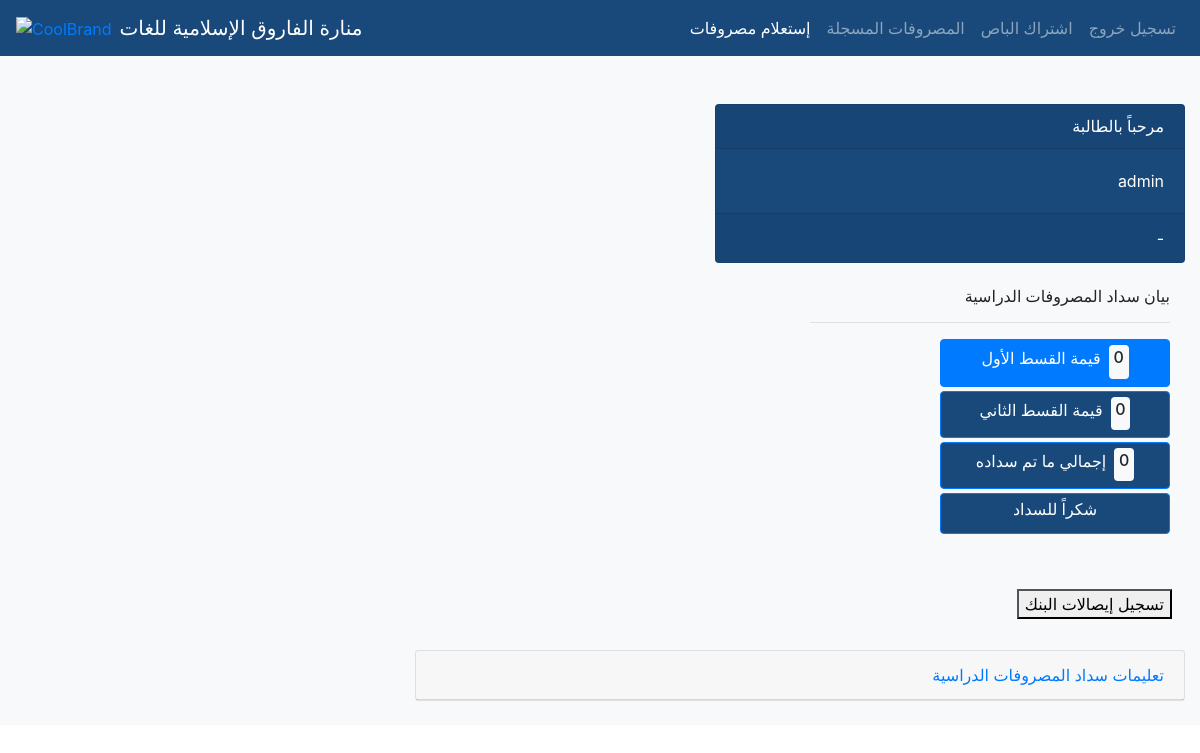
Screenshot of /fees/dashboard/ (signed in) with the database file from the repository.
### account/models.py (models this page shows, shortened)
class Student(AbstractBaseUser, PermissionsMixin):
    SCHOOL_CHOICES = (
        (None, ""),
        ('بنين', 'بنين'),
        ('بنات', 'بنات'),
    )
    GRADE_CHOICES = (
        (None, ""),
        ('KG1', 'KG1'),
        ('KG2', 'KG2'),
        ('الأول الابتدائي', 'الأول الابتدائي'),
        ('الثاني الابتدائي', 'الثاني الابتدائي'),
        ('الثالث الابتدائي', 'الثالث الابتدائي'),
        ('الرابع الابتدائي', 'الرابع الابتدائي'),
        ('الخامس الابتدائي', 'الخامس الابتدائي'),
        ('الخامس الابتدائي', 'الخامس الابتدائي'),
        ('الأول الإعدادي', 'الأول الإعدادي'),
        ( 'الثاني الإعدادي', 'الثاني الإعدادي'),
        ('الثالث الإعدادي', 'الثالث الإعدادي'),
        ( 'الأول الثانوي', 'الأول الثانوي'),
        ('الثاني الثانوي', 'الثاني الثانوي'),
        ('الثالث الثانوي', 'الثالث الثانوي'),
    )
    AREA_CHOICES = (
        (None, ""),
        ('التجمع الخام', 'التجمع الخامس'),
        ( 'مدينة نصر', 'مدينة نصر'),
        ('القاهرة الجديدة','القاهرة الجديدة'),
        ('مصر الجديدة', 'مصر الجديدة'),
    )
    BUS_CHOICES = (
        (None, ""),
        ('1001', '1001'),
        ('1002', '1002'),
        ('1003', '1003'),
        ('1004', '1004'),
        ('1005', '1005'),
    )
    code = models.CharField(max_length=7, unique=True)
    username = models.CharField(verbose_name='student name', max_length=36)
    school = models.CharField( max_length=4, choices=SCHOOL_CHOICES, blank=True)
    grade = models.CharField( max_length=16, choices=GRADE_CHOICES, blank=True)
    payment_1 = models.PositiveSmallIntegerField(default=0)
    payment_2 = models.PositiveSmallIntegerField(default=0)
    study_paid = models.PositiveSmallIntegerField( default=0)
    def study_status(self):
        return self.payment_1 + self.payment_2 - self.study_paid
    study_status
    bus_active = models.BooleanField( default=False)
    bus_fees = models.PositiveSmallIntegerField( default=0)
    bus_paid = models.PositiveSmallIntegerField(default=0)
    def bus_status(self):
        return self.bus_fees - self.bus_paid
    bus_status
    area = models.CharField( max_length=16, choices=AREA_CHOICES, blank=True)
    adress = models.CharField( max_length=32, blank=True)
    old_bus = models.CharField( max_length=4, choices=BUS_CHOICES, blank=True)
    message = models.CharField(max_length=260, blank=True)
    date_joined = models.DateTimeField(default=timezone.now)
    is_admin  = models.BooleanField(default=False)
    is_active = models.BooleanField(default=True)
    is_staff = models.BooleanField(default=False)
    objects = StudentManager()
    USERNAME_FIELD = 'code'
    REQUIRED_FIELDS = ['username',]

### fees/views.py (the view)
# urls.py: path('dashboard/', views.dashboard, name='dashboard'),
def dashboard(request):
    student=request.user
    feess = student.fees_set.all()
    return render(request, 'fees/dashboard.html', {'feess':feess})

### fees/templates/fees/dashboard.html (shortened to what this page needs)
{% extends 'account/base.html' %}
{% block content %}
{% load static %}
<link rel="stylesheet" href="{% static '/css/base.css' %}">
<div class="container-fluid text-right bg-light">
<br>
<br>
	<div class="row">
		<div class="col-md-1">
		</div>
    {% if user.message == "" %}
    <div class="col-md-6">
		</div>
    {% endif %}
		<div class="col-md-5">
			<div class="card text-right cib">
				<h6 class="card-header">
          {% if user.school == "بنين" %}
           مرحباً بالطالب
          {% else %}
           مرحباً بالطالبة
          {% endif %}
				</h6>
				<div class="card-body">
					<p class="card-text">
						{{ user.username }}
					</p>
				</div>
				<div class="card-footer">
            {{ user.get_grade_display }} - {{ user.school }}
				</div>
			</div>
		</div>
</div>
<div class="container-fluid text-right ml-auto">
		<div class="row ">
			<div class="col-md-8" >
				</div>
		<div class="col-md-4 mt-4">
	  <h6>بيان سداد المصروفات الدراسية</h6>
		<hr>
	  </div>
  </div>
	<div class="row ">
		<div class="col-md-8" >
		</div>
		<div class="col-md-4" >
		  <button type="button" class="btn btn-primary  mb-1" style="display:inline-block; width:230px" >قيمة القسط الأول<span class="badge badge-light ml-2"><h6>{{ user.payment_1 }}</h6></span></button>
		</div>
	</div>
	<div class="row ">
		<div class="col-md-8" >
		</div>
		<div class="col-md-4">
			<button type="button" class="btn btn-primary cib mb-1" style="display:inline-block; width:230px">قيمة القسط الثاني<span class="badge badge-light ml-2"><h6>{{ user.payment_2 }}</h6></span></button>
		</div>
	</div>
	<div class="row ">
		<div class="col-md-8" >
		</div>
		<div class="col-md-4">
			<button type="button" class="btn btn-primary cib mb-1" style="display:inline-block; width:230px">إجمالي ما تم سداده<span class="badge badge-light ml-2"><h6>{{ user.study_paid }}</h6></span></button>
		</div>
	</div>
	<div class="row ">
		<div class="col-md-8" >
		</div>
		<div class="col-md-4">
	    {% if user.study_status <= 0 %}
			<button type="button" class="btn btn-primary cib" style="display:inline-block; width:230px"><h6> شكراً للسداد </h6> </button>
	    {% else %}
	    <button type="button" class="btn btn-danger" style="display:inline-block; width:220px">مستحق السداد <span class="badge badge-light"><h6>{{ user.study_status }}</h6></span></button>
	    {% endif %}
		</div>
	</div>
  <br>
</div>
<br>
<div class="row ">
	<div class="col-md-8" >
		</div>
	<div class="col-md-4" >
		<form class="btn"  action="{% url 'addfees' %}" method="GET">
			<button type="submit" name="button" >تسجيل إيصالات البنك</button>
		</form>
	</div>
	</div>
<br>
  <div class="row">
		<div class="col-md-8 ml-auto">
			<div id="card-434025">
				<div class="card">
					<div class="card-header">
						 <a class="card-link collapsed" data-toggle="collapse" data-parent="#card-434025" href="#card-element-708669">تعليمات سداد المصروفات الدراسية</a>
					</div>
				</div>
</div>
<br>
</div>
{% endblock %}

### static/css/base.css (style rules this page uses)
.cib { background-color: #18497A; color: #FFFFFF; }

### rows the page displays
Student: username "admin", payment_1 "0", payment_2 "0", study_paid "0"
